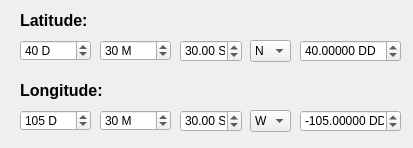
<?xml version="1.0" encoding="UTF-8"?>
<ui version="4.0">
 <class>latlongcalcDialogBase</class>
 <widget class="QDialog" name="latlongcalcDialogBase">
  <property name="geometry">
   <rect>
    <x>0</x>
    <y>0</y>
    <width>413</width>
    <height>148</height>
   </rect>
  </property>
  <property name="windowTitle">
   <string>Latitude/Longitude Calculator</string>
  </property>
  <widget class="QLabel" name="Lati">
   <property name="geometry">
    <rect>
     <x>20</x>
     <y>10</y>
     <width>141</width>
     <height>21</height>
    </rect>
   </property>
   <property name="font">
    <font>
     <family>Leelawadee UI</family>
     <pointsize>12</pointsize>
     <weight>75</weight>
     <bold>true</bold>
    </font>
   </property>
   <property name="text">
    <string>Latitude:</string>
   </property>
  </widget>
  <widget class="QSpinBox" name="spbLatD">
   <property name="geometry">
    <rect>
     <x>20</x>
     <y>40</y>
     <width>71</width>
     <height>21</height>
    </rect>
   </property>
   <property name="suffix">
    <string> D</string>
   </property>
   <property name="maximum">
    <number>90</number>
   </property>
   <property name="value">
    <number>40</number>
   </property>
  </widget>
  <widget class="QSpinBox" name="spbLatM">
   <property name="geometry">
    <rect>
     <x>100</x>
     <y>40</y>
     <width>71</width>
     <height>21</height>
    </rect>
   </property>
   <property name="suffix">
    <string> M</string>
   </property>
   <property name="maximum">
    <number>59</number>
   </property>
   <property name="value">
    <number>30</number>
   </property>
  </widget>
  <widget class="QDoubleSpinBox" name="spbLatS">
   <property name="geometry">
    <rect>
     <x>180</x>
     <y>40</y>
     <width>62</width>
     <height>22</height>
    </rect>
   </property>
   <property name="suffix">
    <string> S</string>
   </property>
   <property name="maximum">
    <double>59.990000000000002</double>
   </property>
   <property name="value">
    <double>30.000000000000000</double>
   </property>
  </widget>
  <widget class="QComboBox" name="cmbLatH">
   <property name="geometry">
    <rect>
     <x>250</x>
     <y>40</y>
     <width>41</width>
     <height>22</height>
    </rect>
   </property>
   <item>
    <property name="text">
     <string>N</string>
    </property>
   </item>
   <item>
    <property name="text">
     <string>S</string>
    </property>
   </item>
  </widget>
  <widget class="QDoubleSpinBox" name="spbLatDD">
   <property name="geometry">
    <rect>
     <x>300</x>
     <y>40</y>
     <width>101</width>
     <height>22</height>
    </rect>
   </property>
   <property name="suffix">
    <string> DD</string>
   </property>
   <property name="decimals">
    <number>5</number>
   </property>
   <property name="minimum">
    <double>-90.000000000000000</double>
   </property>
   <property name="maximum">
    <double>90.000000000000000</double>
   </property>
   <property name="singleStep">
    <double>0.010000000000000</double>
   </property>
   <property name="value">
    <double>40.000000000000000</double>
   </property>
  </widget>
  <widget class="QSpinBox" name="spbLngM">
   <property name="geometry">
    <rect>
     <x>100</x>
     <y>110</y>
     <width>71</width>
     <height>21</height>
    </rect>
   </property>
   <property name="suffix">
    <string> M</string>
   </property>
   <property name="maximum">
    <number>59</number>
   </property>
   <property name="value">
    <number>30</number>
   </property>
  </widget>
  <widget class="QDoubleSpinBox" name="spbLngS">
   <property name="geometry">
    <rect>
     <x>180</x>
     <y>110</y>
     <width>62</width>
     <height>22</height>
    </rect>
   </property>
   <property name="suffix">
    <string> S</string>
   </property>
   <property name="maximum">
    <double>59.990000000000002</double>
   </property>
   <property name="value">
    <double>30.000000000000000</double>
   </property>
  </widget>
  <widget class="QComboBox" name="cmbLngH">
   <property name="geometry">
    <rect>
     <x>250</x>
     <y>110</y>
     <width>41</width>
     <height>22</height>
    </rect>
   </property>
   <item>
    <property name="text">
     <string>W</string>
    </property>
   </item>
   <item>
    <property name="text">
     <string>E</string>
    </property>
   </item>
  </widget>
  <widget class="QLabel" name="Longi">
   <property name="geometry">
    <rect>
     <x>20</x>
     <y>80</y>
     <width>141</width>
     <height>21</height>
    </rect>
   </property>
   <property name="font">
    <font>
     <family>Leelawadee UI</family>
     <pointsize>12</pointsize>
     <weight>75</weight>
     <bold>true</bold>
    </font>
   </property>
   <property name="text">
    <string>Longitude:</string>
   </property>
  </widget>
  <widget class="QDoubleSpinBox" name="spbLngDD">
   <property name="geometry">
    <rect>
     <x>300</x>
     <y>110</y>
     <width>101</width>
     <height>22</height>
    </rect>
   </property>
   <property name="suffix">
    <string> DD</string>
   </property>
   <property name="decimals">
    <number>5</number>
   </property>
   <property name="minimum">
    <double>-180.000000000000000</double>
   </property>
   <property name="maximum">
    <double>180.000000000000000</double>
   </property>
   <property name="singleStep">
    <double>0.010000000000000</double>
   </property>
   <property name="value">
    <double>-105.000000000000000</double>
   </property>
  </widget>
  <widget class="QSpinBox" name="spbLngD">
   <property name="geometry">
    <rect>
     <x>20</x>
     <y>110</y>
     <width>71</width>
     <height>21</height>
    </rect>
   </property>
   <property name="suffix">
    <string> D</string>
   </property>
   <property name="maximum">
    <number>180</number>
   </property>
   <property name="value">
    <number>105</number>
   </property>
  </widget>
 </widget>
 <resources/>
 <connections/>
</ui>
